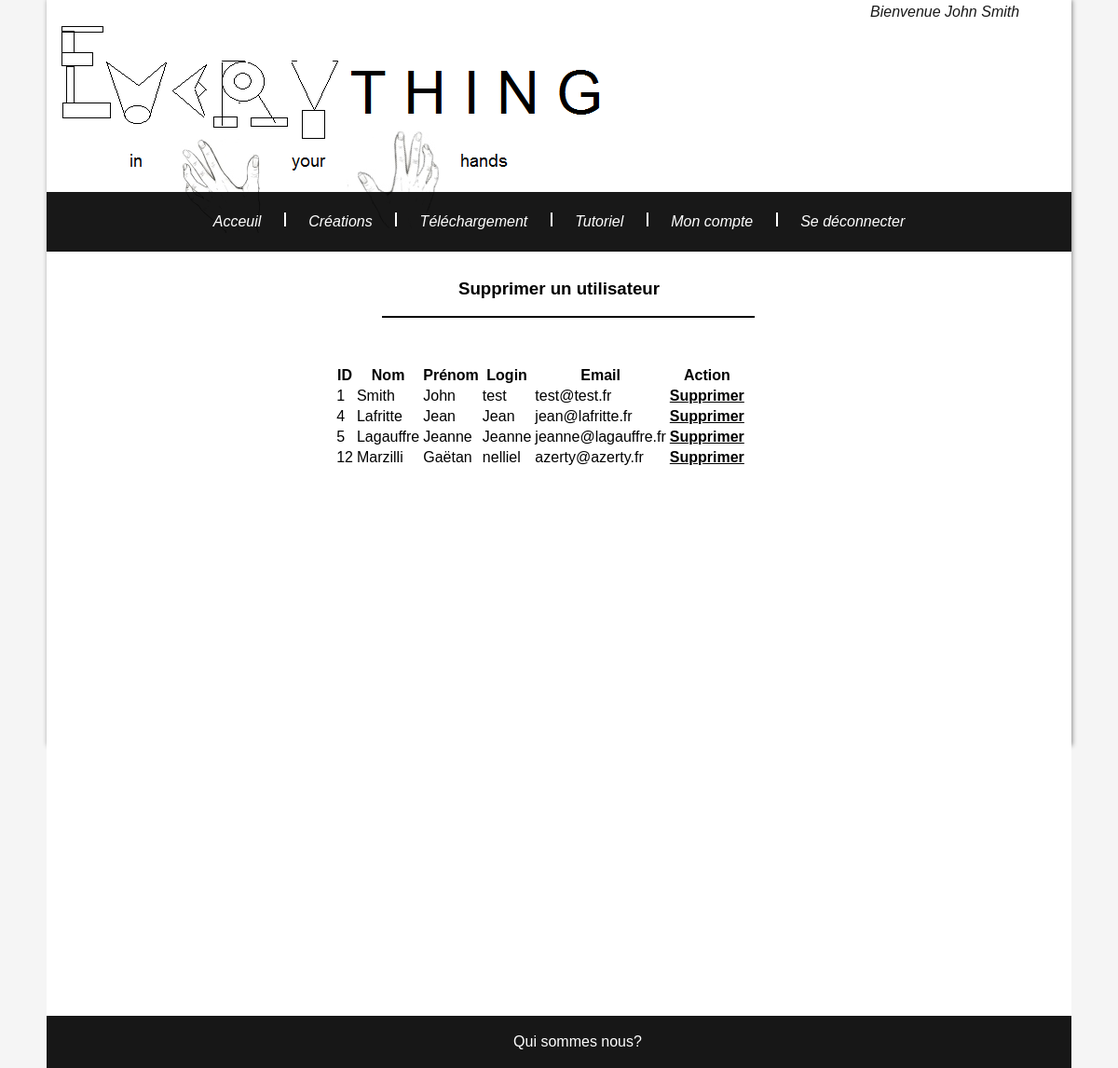
Page /Maquette/backoffice.php (signed in) on the committed database.
### tables this page shows
CREATE TABLE IF NOT EXISTS `inscrit` (
  `id_inscrit` int(5) NOT NULL AUTO_INCREMENT,
  `pseudo_inscrit` varchar(30) NOT NULL,
  `prenom_inscrit` varchar(30) NOT NULL,
  `nom_inscrit` varchar(30) NOT NULL,
  `mail_inscrit` varchar(30) NOT NULL,
  `mdp_inscrit` varchar(30) NOT NULL,
  `type_compte` tinyint(1) NOT NULL,
  PRIMARY KEY (`id_inscrit`)
);

### Maquette/fragments/traitements/db.php (called while the page is built, shortened)
<?php
function requete($requete, $select = false){
	$server = 'mysql:host=localhost';
	$bdd = 'dbname=everything';
	$user= 'everything';
	$mdp= 'secret';
	$pdo = new PDO($server.';'.$bdd, $user, $mdp);
	$pdo->query("SET CHARACTER SET utf8");
	if($select == true){
		$result = $pdo->query($requete);
		$result = $result->fetchAll();
	}else{
		$result = $pdo->exec($requete);
	}
	return $result;
}
?>

### Maquette/fragments/traitements/inscrit.php (called while the page is built, shortened)
<?php
require_once 'db.php';
function showUsers(){
    return requete("select * from inscrit where type_compte = 1", true);
}
?>

### Maquette/backoffice.php (the view, shortened to what this page needs)
<?php
include ($_SERVER['DOCUMENT_ROOT'] . '/Maquette/fragments/shared/header.php');
require_once 'fragments/traitements/db.php';
require_once 'fragments/traitements/inscrit.php';
?>
<h3 align="center">Supprimer un utilisateur</h3>
<div id="split_page_2"></div>
<div id="corp_validation">
    <div id="text_validation">
			<table align="center">
			    <tr>
			        <th>ID</th>
			        <th>Nom</th>
			        <th>Prénom</th>
			        <th>Login</th>
			        <th>Email</th>
			        <th>Action</th>
			    </tr>
			<?php
			$inscrits = showUsers();
			    foreach ($inscrits as $modele) {
			?>
			    <tr>
				<td><?=$modele['id_inscrit'] ?></td>
				<td><?=$modele['nom_inscrit'] ?></td>
				<td><?=$modele['prenom_inscrit'] ?></td>
				<td><?=$modele['pseudo_inscrit'] ?></td>
				<td><?=$modele['mail_inscrit'] ?></td>
				<td><a style="color: black; font-weight: bold; text-decoration: underline;" href="fragments/traitements/bo_suppr_inscrit.php?id=<?php echo $modele['id_inscrit'] ?>">Supprimer</a></td>
			    </tr>
			<?php
			    }
			?>
			</table>
	</div>
</div>
<?php
include ($_SERVER['DOCUMENT_ROOT'] . '/Maquette/fragments/shared/footer.php');
?>

### Maquette/res/style.css (style rules this page uses)
body, html { padding:0; margin:0; height: 100%; width:100%; font-family: sans-serif; background-color: whitesmoke; }
a { text-decoration: none;color:bi; }
#split_page_2 { background-color: black; height: 2px; width: 400px; margin-left:350px; margin-bottom: 10px; margin-top: 10px; }
#corp_validation { width: 50%; margin-left: 250px; margin-right: 20px; margin-top: 50px; margin-bottom: 20px; }
#text_validation { position : static; color : black; margin-left: 20px; margin-right: 20px; margin-top: 20px; margin-bottom: 10px; }

### rows in the picture
inscrit: id_inscrit "1", nom_inscrit "Smith", prenom_inscrit "John", pseudo_inscrit "test", mail_inscrit "test@test.fr"
inscrit: id_inscrit "4", nom_inscrit "Lafritte", prenom_inscrit "Jean", pseudo_inscrit "Jean", mail_inscrit "jean@lafritte.fr"
inscrit: id_inscrit "5", nom_inscrit "Lagauffre", prenom_inscrit "Jeanne", pseudo_inscrit "Jeanne", mail_inscrit "jeanne@lagauffre.fr"
inscrit: id_inscrit "12", nom_inscrit "Marzilli", prenom_inscrit "Gaëtan", pseudo_inscrit "nelliel", mail_inscrit "azerty@azerty.fr"

### other values in the picture
$_SESSION['prenom'] "John"
$_SESSION['nom'] "Smith"
